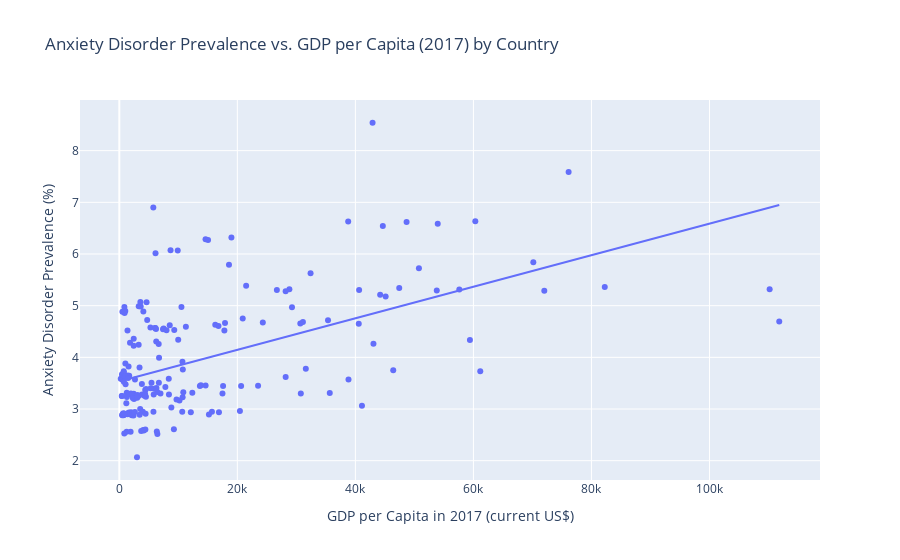

Notebook cell for this chart:
### Markdown cell above
Let's compare our Anxiety Disorder Prevalence data with each country's GDP per capita for 2017.

### Code cell
fig = px.scatter(
    merged_data,
    x="2017",
    y="Anxiety disorders (%)",
    title="Anxiety Disorder Prevalence vs. GDP per Capita (2017) by Country",
    trendline="ols",
 
)
fig.update_layout(
    xaxis_title="GDP per Capita in 2017 (current US$)",
    yaxis_title="Anxiety Disorder Prevalence (%)"
)


fig.show()

### Figure 1 — Plotly figure (JSON) as saved in the notebook; plotly's stock layout.template omitted (floating-point values rounded to 4 significant figures; data arrays with more than 128 entries replaced by an {"elided": "..."} marker saying what was removed)
{"data": [{"hovertemplate": "2017=%{x}<br>Anxiety disorders (%)=%{y}<extra></extra>", "legendgroup": "", "marker": {"color": "#636efa", "symbol": "circle"}, "mode": "markers", "name": "", "orientation": "v", "showlegend": false, "type": "scatter", "x": {"elided": "195 float values"}, "xaxis": "x", "y": {"elided": "195 float values"}, "yaxis": "y"}, {"hovertemplate": "<b>OLS trendline</b><br>Anxiety disorders (%) = 3.0542e-05 * 2017 + 3.53417<br>R<sup>2</sup>=0.288155<br><br>2017=%{x}<br>Anxiety disorders (%)=%{y} <b>(trend)</b><extra></extra>", "legendgroup": "", "marker": {"color": "#636efa", "symbol": "circle"}, "mode": "lines", "name": "", "showlegend": false, "type": "scatter", "x": {"elided": "191 float values"}, "xaxis": "x", "y": {"elided": "191 float values"}, "yaxis": "y"}], "layout": {"autosize": true, "legend": {"tracegroupgap": 0}, "title": {"text": "Anxiety Disorder Prevalence vs. GDP per Capita (2017) by Country"}, "xaxis": {"anchor": "y", "autorange": true, "domain": [0, 1], "range": [-6508.0, 118600.0], "title": {"text": "GDP per Capita in 2017 (current US$)"}, "type": "linear"}, "yaxis": {"anchor": "x", "autorange": true, "domain": [0, 1], "range": [1.533, 9.074], "title": {"text": "Anxiety Disorder Prevalence (%)"}, "type": "linear"}}}
